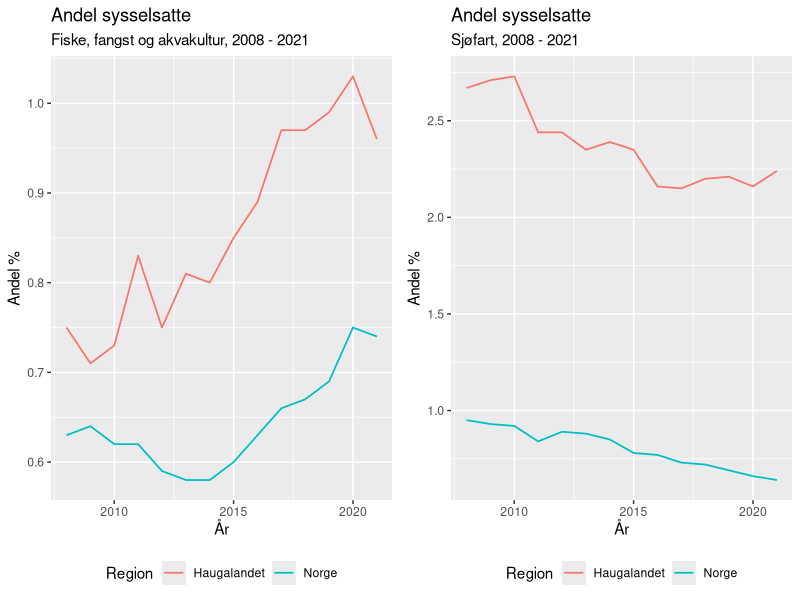
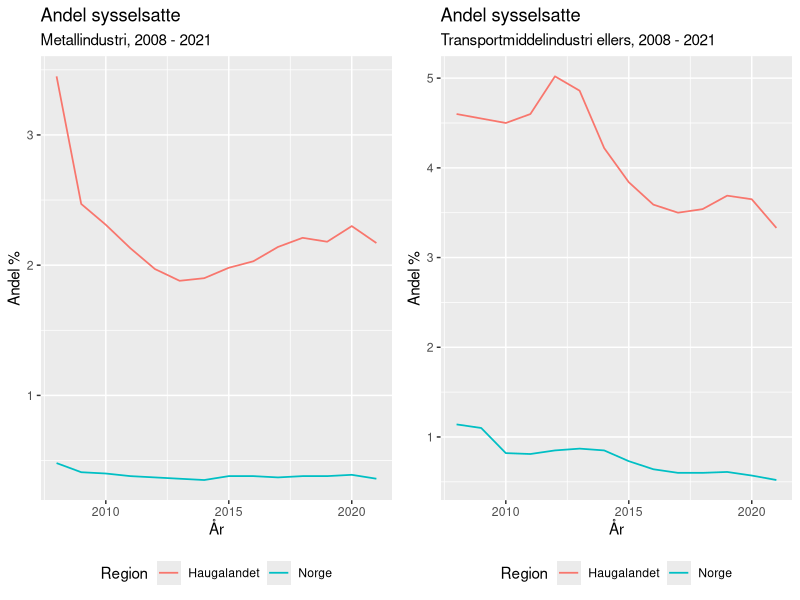
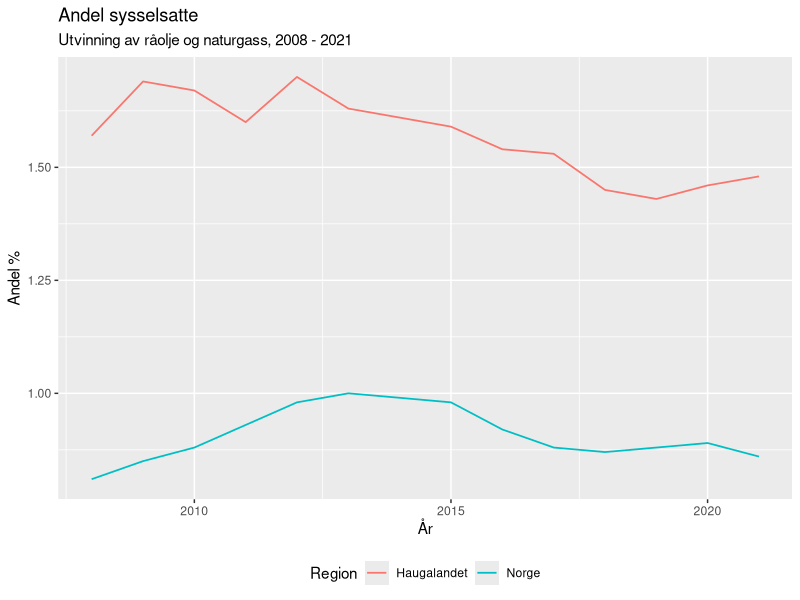
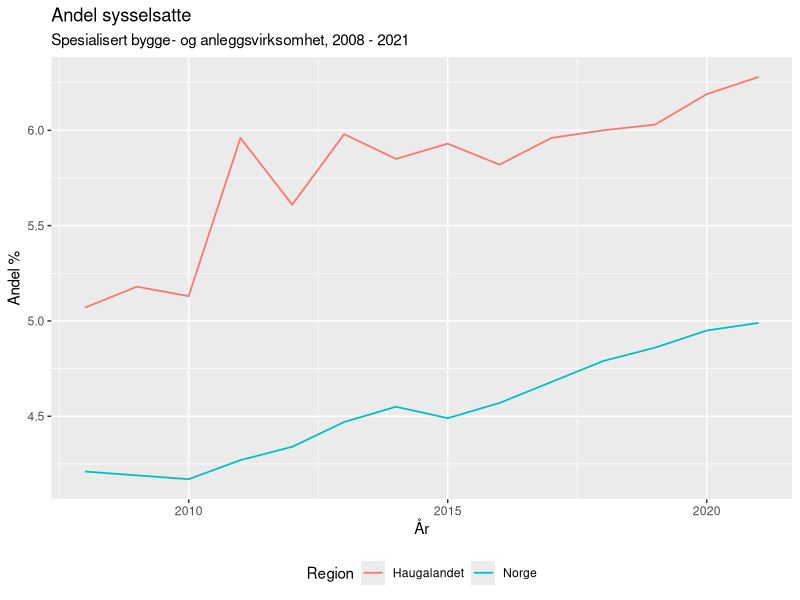
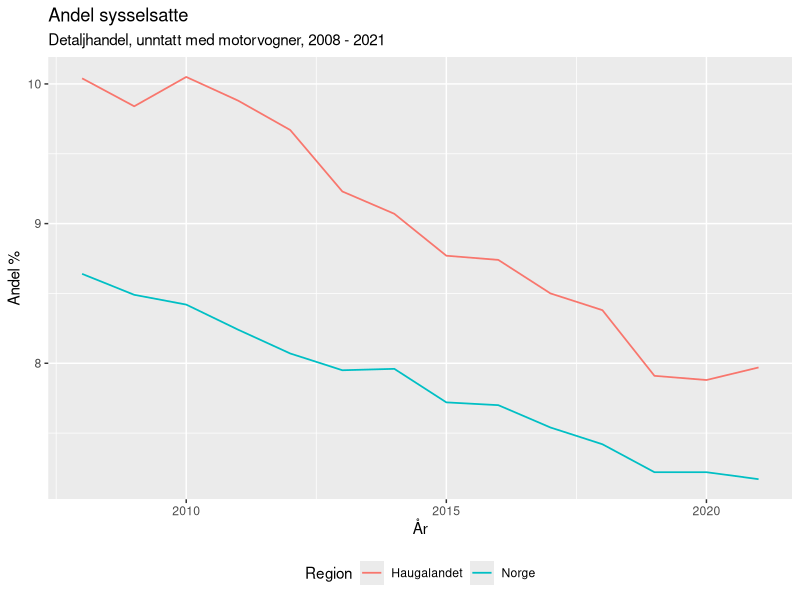
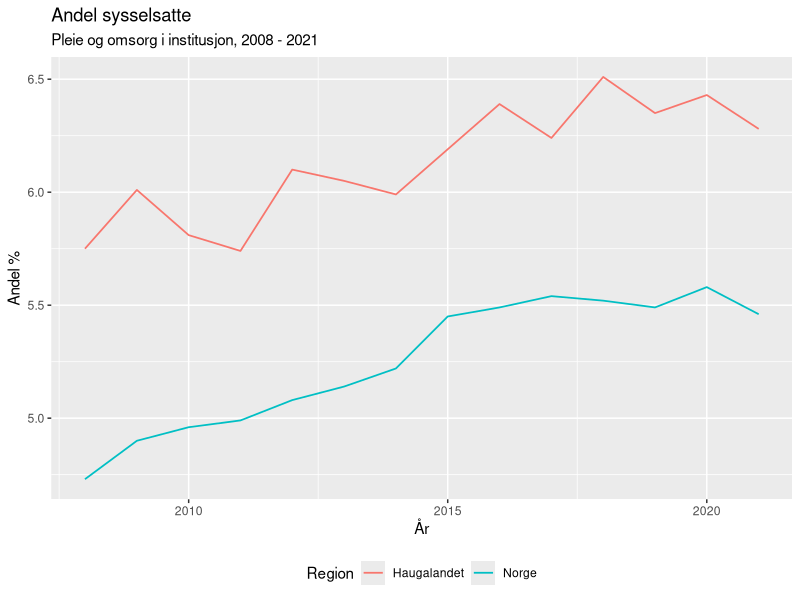
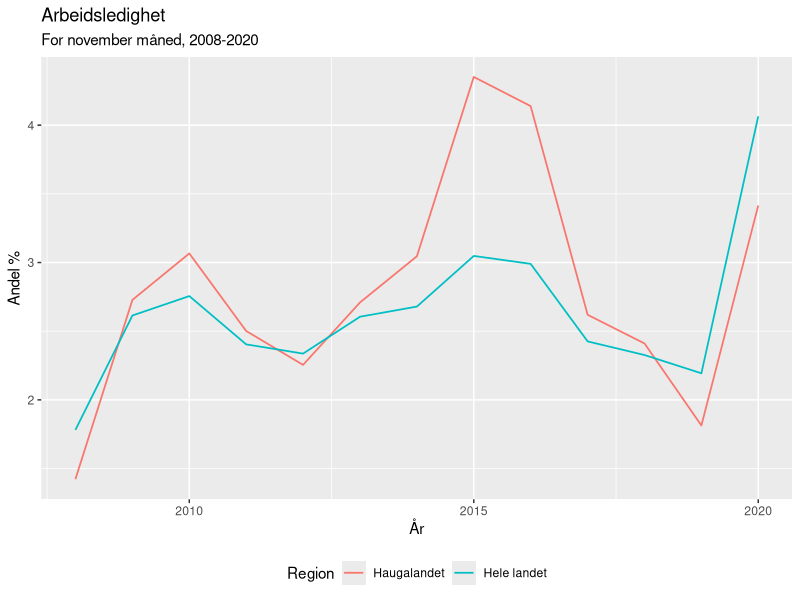
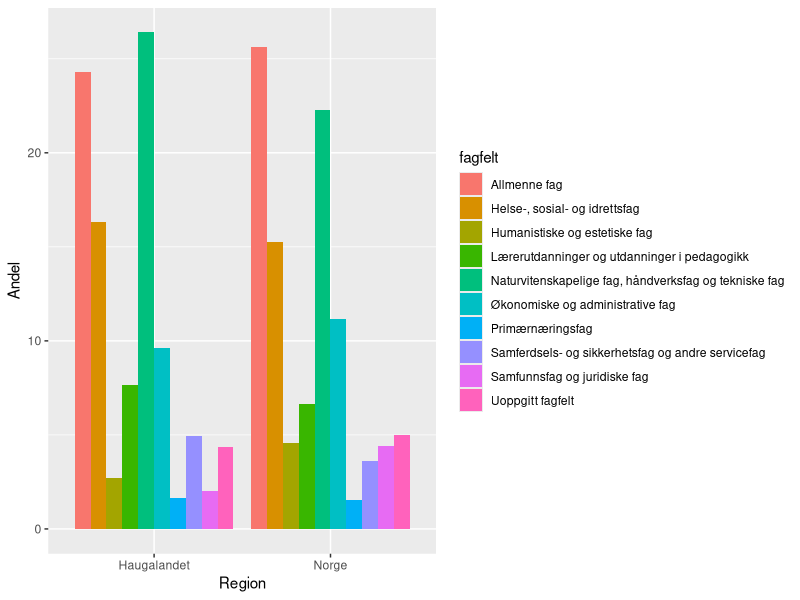

Write R code to recreate these figures, in order.
## ---- chunk 1
library(tidyverse)
library(lubridate)
library(readr)
library(ggplot2)
library(ggpubr)
library(dplyr)
library(readxl)
library(data.table)
knitr::opts_chunk$set(echo=FALSE)
## ---- chunk 2
Tab_13470_andeler_naering <- read_excel("Data_R_MSB_210/Tab_13470_andeler_naering.xlsx")
## ---- chunk 3
Tab_13470_andeler_naering <- Tab_13470_andeler_naering %>% 
  mutate(ar = make_date(Aar))
## ---- chunk 4
Tab_13470_andeler_naering$Region <- replace(Tab_13470_andeler_naering$Region,Tab_13470_andeler_naering$Region=="Hele landet","Norge")
## ---- chunk 5
Tabell_Fiske_fangst_og_akvakultur <- Tab_13470_andeler_naering %>%
  select(ar, Region, Andel, Naering) %>%
  filter(Naering %in% c("Fiske, fangst og akvakultur")
    ) %>%
  ggplot(mapping = aes(x = ar, y = Andel, colour = Region)) +
  geom_line(aes(group = Region), lwd = 0.6) +
  theme(legend.position = 'bottom') +
  xlab("År") +
  ylab("Andel %") +
  labs(colour = "Andel sysselsatte") %>% 
  ggtitle("Fiske, fangst og akvakultur, 2008 - 2021") 

Tabell_Sjøfart <- Tab_13470_andeler_naering %>%
  select(ar, Region, Andel, Naering) %>%
  filter(Naering %in% c("Sjøfart")
    ) %>%
  ggplot(mapping = aes(x = ar, y = Andel, colour = Region)) +
  geom_line(aes(group = Region), lwd = 0.6) +
  theme(legend.position = 'bottom')+
  xlab("År") +
  ylab("Andel %") +
  labs(colour = "Andel sysselsatte") %>% 
  ggtitle("Sjøfart, 2008 - 2021")

ggarrange(Tabell_Fiske_fangst_og_akvakultur, Tabell_Sjøfart)
## ---- chunk 6
Tabell_Metallindustri <- Tab_13470_andeler_naering %>%
  select(ar, Region, Andel, Naering) %>%
  filter(Naering %in% c("Metallindustri")
    ) %>%
  ggplot(mapping = aes(x = ar, y = Andel, colour = Region)) +
  geom_line(aes(group = Region), lwd = 0.6) +
  theme(legend.position = 'bottom')+
  xlab("År") +
  ylab("Andel %") +
  labs(colour = "Andel sysselsatte") %>% 
  ggtitle("Metallindustri, 2008 - 2021")

Tabell_Transportmiddelindustri_ellers <- Tab_13470_andeler_naering %>%
 select(ar, Region, Andel, Naering) %>%
  filter(Naering %in% c("Transportmiddelindustri ellers")
    ) %>%
  ggplot(mapping = aes(x = ar, y = Andel, colour = Region)) +
  geom_line(aes(group = Region), lwd = 0.6) +
  theme(legend.position = 'bottom') +
  xlab("År") +
  ylab("Andel %") +
  labs(colour = "Andel sysselsatte") %>% 
  ggtitle("Transportmiddelindustri ellers, 2008 - 2021")

ggarrange(Tabell_Metallindustri, Tabell_Transportmiddelindustri_ellers)
## ---- chunk 7
Tab_13470_andeler_naering %>%
 select(ar, Region, Andel, Naering) %>%
  filter(Naering %in% c("Utvinning av råolje og naturgass")
    ) %>%
  ggplot(mapping = aes(x = ar, y = Andel, colour = Region)) +
  geom_line(aes(group = Region), lwd = 0.6) +
  theme(legend.position = 'bottom') +
  xlab("År") +
  ylab("Andel %") +
  labs(colour = "Andel sysselsatte") %>% 
  ggtitle("Utvinning av råolje og naturgass, 2008 - 2021")
## ---- chunk 8
Tab_13470_andeler_naering %>%
 select(ar, Region, Andel, Naering) %>%
  filter(Naering %in% c("Spesialisert bygge- og anleggsvirksomhet")
    ) %>%
  ggplot(mapping = aes(x = ar, y = Andel, colour = Region)) +
  geom_line(aes(group = Region), lwd = 0.6) +
  theme(legend.position = 'bottom') +
  xlab("År") +
  ylab("Andel %") +
  labs(colour = "Andel sysselsatte") %>% 
  ggtitle("Spesialisert bygge- og anleggsvirksomhet, 2008 - 2021")
## ---- chunk 9
Tab_13470_andeler_naering %>%
 select(ar, Region, Andel, Naering) %>%
  filter(Naering %in% c("Detaljhandel, unntatt med motorvogner")
    ) %>%
  ggplot(mapping = aes(x = ar, y = Andel, colour = Region)) +
  geom_line(aes(group = Region), lwd = 0.6) +
  theme(legend.position = 'bottom') +
  xlab("År") +
  ylab("Andel %") +
  labs(colour = "Andel sysselsatte") %>% 
  ggtitle("Detaljhandel, unntatt med motorvogner, 2008 - 2021")
## ---- chunk 10
Tab_13470_andeler_naering %>%
 select(ar, Region, Andel, Naering) %>%
  filter(Naering %in% c("Pleie og omsorg i institusjon")
    ) %>%
  ggplot(mapping = aes(x = ar, y = Andel, colour = Region)) +
  geom_line(aes(group = Region), lwd = 0.6) +
  theme(legend.position = 'bottom') +
  xlab("År") +
  ylab("Andel %") +
  labs(colour = "Andel sysselsatte") %>% 
  ggtitle("Pleie og omsorg i institusjon, 2008 - 2021")
## ---- chunk 11
Tab_10539_13470_Nov <- read_excel("Data_R_MSB_210/Tab_10539_13470_Nov.xlsx")
## ---- chunk 12
Tab_10539_13470_Nov <- Tab_10539_13470_Nov %>% 
  mutate(ar = make_date(Aar))
## ---- chunk 13
Tab_10539_13470_Nov %>%
  select(ar, Region, Andel) %>%
  filter(Region %in% c("Haugalandet", "Hele landet")
    ) %>%
  ggplot(mapping = aes(x = ar, y = Andel, colour = Region)) +
  geom_line(aes(group = Region), lwd = 0.6) +
  theme(legend.position = 'bottom')+
  xlab("År") +
  ylab("Andel %") +
  labs(colour = "Arbeidsledighet") %>% 
  ggtitle("For november måned, 2008-2020")
## ---- chunk 14
Tab_11615_fagfelt_sysselsatte <- read_excel("Data_R_MSB_210/11615_fagfelt_sysselsatte.xlsx")
## ---- chunk 15
Tab_11615_fagfelt_sysselsatte <- Tab_11615_fagfelt_sysselsatte %>% 
mutate(ar = make_date(aar))
## ---- chunk 16
Tab_11615_fagfelt_sysselsatte$Region <- replace(Tab_11615_fagfelt_sysselsatte$Region, Tab_11615_fagfelt_sysselsatte$Region=="Hele landet","Norge")
## ---- chunk 17
Tab_11615_fagfelt_sysselsatte %>%
  filter(Region %in% c("Haugalandet", "Norge")) %>%
  filter(ar == "2021-01-01") %>% 
    ggplot(Tab_11615_fagfelt_sysselsatte, mapping = aes(fill = fagfelt, y = Andel, x = Region)) +
  geom_bar(position = "dodge", stat = "identity")
## ---- chunk 18
Tab_11615_utdanningsnivaa_sysselsatte_andel <- read_excel("Data_R_MSB_210/11615_utdanningsnivaa_sysselsatte_andel.xlsx") %>% 
  mutate(ar = make_date(Aar))
## ---- chunk 19
Tab_11615_utdanningsnivaa_sysselsatte_andel$Region <- replace(Tab_11615_utdanningsnivaa_sysselsatte_andel$Region,                                                      Tab_11615_utdanningsnivaa_sysselsatte_andel$Region=="Hele landet","Norge")
## ---- chunk 20
Tab_11615_utdanningsnivaa_sysselsatte_andel %>%
  filter(Region %in% c("Haugalandet", "Norge")) %>%
  filter(ar == "2021-01-01") %>% 
    ggplot(Tab_11615_utdanningsnivaa_sysselsatte_andel, 
           mapping = aes(fill = Utdanningnivaa, 
                         y = Andel, 
                         x = Region)) +
  geom_bar(position = "dodge", stat = "identity")
